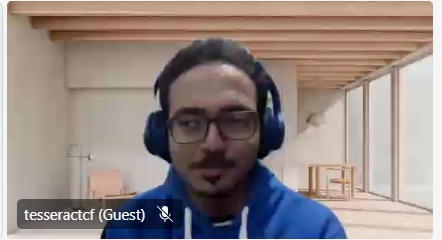
#> input picture Screenshot 2024-12-26 123543.png, 442 x 240 px, found by its file name
$ jupyter execute 'Lab_3_Trainees_Eigenvectors, Eigenvalues, Diagonalization, PCA, and SVD.ipynb'
#> lines starting #> are read from the running program, lines starting #| are printed output that depends on the picture
## Eigenvectors and Eigenvalues
### Use numpy only
#### Find eigenvalues and eigenvevtors of the following:

$$\begin{bmatrix} 1&0 \\ 0&2 \end{bmatrix}$$
$$\begin{bmatrix} 1&2 \\ 3&-4 \end{bmatrix}$$

[cell 1]
import numpy as np

[cell 2]
matrix = np.array([[1, 0], [0, 2]])
eigvals, eigvecs = np.linalg.eig(matrix)
print("Matrix 1")
print("Eig Values:\n", eigvals)
print("Eig Vectors:\n", eigvecs)
print()

[cell 3]
matrix =np.array([[1, 2], [3, -4]])
eigvals, eigvecs = np.linalg.eig(matrix)
print("Matrix 1")
print("Eig Values:\n", eigvals)
print("Eig Vectors:\n", eigvecs)
print()

## Diagonalization
- Use eigen decomposition of the second matrix from the above transformation matrices and apply it 10 times to a vector (-1,1).
- Make sure the same result will be obtained if we apply the original matrix 10 time. use <b>np.linalg.matrix_power()</b>

[cell 4]
matrix1 = np.array([[1, 0], [0, 2]])
matrix2 = np.array([[1, 2], [3, -4]])

eigvals1, eigvecs1 = np.linalg.eig(matrix1)
eigvals2, eigvecs2 = np.linalg.eig(matrix2)

[cell 5]
diagonal_matrix = np.diag(eigvals2)
inverse_eigvecs2 = np.linalg.inv(eigvecs2)
print("\nB Eig Values:\n", eigvals2)
print("B Eig Vectors:\n", eigvecs2)

[cell 6]
print("B Diagonal Matrix\n", diagonal_matrix)

[cell 7]
vector = np.array([[-1], [1]])
diag_result = eigvecs2 @ np.linalg.matrix_power(diagonal_matrix, 10) @ inverse_eigvecs2 @ vector
print("Using Diagonalization:")
print(diag_result)

[cell 8]
power_result = np.linalg.matrix_power(matrix2, 10) @ vector
print("Using power function:")
print(power_result)

# PCA Using Eigen Decomposition

### Create a matrix contains the following data

[cell 9]
matrix = np.array([[1, 2, 3, 4],
       [5, 5, 6, 7],
       [1, 4, 2, 3],
       [5, 3, 2, 1],
       [8, 1, 2, 2]])

matrix

### Step 1: Standardize the dataset (Subtract mean and divide by standard deviation).

[cell 10]
mean = np.mean(matrix, axis=0)
std_dev = np.std(matrix, axis=0)
print("mean : ",mean)
print("std  : ",std_dev)

[cell 11]
standardized_matrix = (matrix - mean) / std_dev
standardized_matrix

### Step 2: Calculate the covariance matrix for the features in the dataset.
#### Use the formula (X.T@X) / n then confirm using np.cov()

[cell 12]
matrix_centered = matrix - np.mean(matrix, axis=0)
n = matrix.shape[0]
cov_matrix_corrected = (matrix_centered.T @ matrix_centered) / (n - 1)
std_devs = np.std(matrix, axis=0, ddof=1)
correlation_matrix_formula = cov_matrix_corrected / np.outer(std_devs, std_devs)
correlation_matrix_np = np.corrcoef(matrix.T)

[cell 13]
print("Using the formula:")
print(correlation_matrix_formula)

[cell 14]
print("\nUsing np.corrcoef():")
print(correlation_matrix_np)

### Step 3: Calculate the eigenvalues and eigenvectors for the covariance matrix.
### Step 4: Sort eigenvalues and their corresponding eigenvectors.

[cell 15]
eigen_values, eigen_vectors = np.linalg.eig(cov_matrix_corrected)
sorted_indices = np.argsort(eigen_values)[::-1]
eigen_values_sorted = eigen_values[sorted_indices]
eigen_vectors_sorted = eigen_vectors[:, sorted_indices]

[cell 16]
print("Eigen Values:")
print(eigen_values_sorted)
print("\nEigen Vectors:")
print(eigen_vectors_sorted)

[cell 17]
print("\nEigen Vectors:")
print(eigen_vectors_sorted)

### Step 5: Pick k eigenvalues and form a matrix of eigenvectors.

#### Select the first 2 eigen vectors

[cell 18]
# Step 5:

eigen_vectors_selected = eigen_vectors_sorted[:, :2]
print("Selected Eigen Vectors:")
print(eigen_vectors_selected)

### Step 6:Transform the original matrix.

[cell 19]
### Step 6
X_transformed = matrix_centered @ eigen_vectors_selected
print("Transformed Data:")
print(X_transformed)

## SVD
### Repeat using SVD and compare the results

[cell 20]
U, S, V = np.linalg.svd(matrix_centered)

print("V (from SVD):")
print(V)

[cell 21]
print("\nSingular Values:")
print(S)

[cell 22]
print("\nU (from SVD):")
print(U)

[cell 23]
V_selected = V[:2, :]
matrix_transformed_svd = matrix_centered @ V_selected.T
print("Transformed Data using SVD:")
print(matrix_transformed_svd)

## Apply the SVD on images
- We will use the SVD to extract the more important features from the image
- Let’s start by loading an image in python and convert it to a Numpy array. We will convert it to grayscale to have one dimension per pixel. The shape of the matrix corresponds to the dimension of the image filled with intensity values: 1 cell per pixel.

[cell 24]
import matplotlib.pyplot as plt
from PIL import Image

plt.style.use('classic')
img = Image.open('Screenshot 2024-12-26 123543.png')
#> img is the input picture: PIL image 442x240 RGBA; mean R, G, B, A 148, 135.2, 130.8, 255
# convert image to grayscale
imggray = img.convert('LA')
# convert to numpy array
imgmat = np.array(list(imggray.getdata(band=0)), float)
# Reshape according to orginal image dimensions
imgmat.shape = (imggray.size[1], imggray.size[0])

plt.figure(figsize=(9, 6))
plt.imshow(imgmat, cmap='gray')
plt.show()
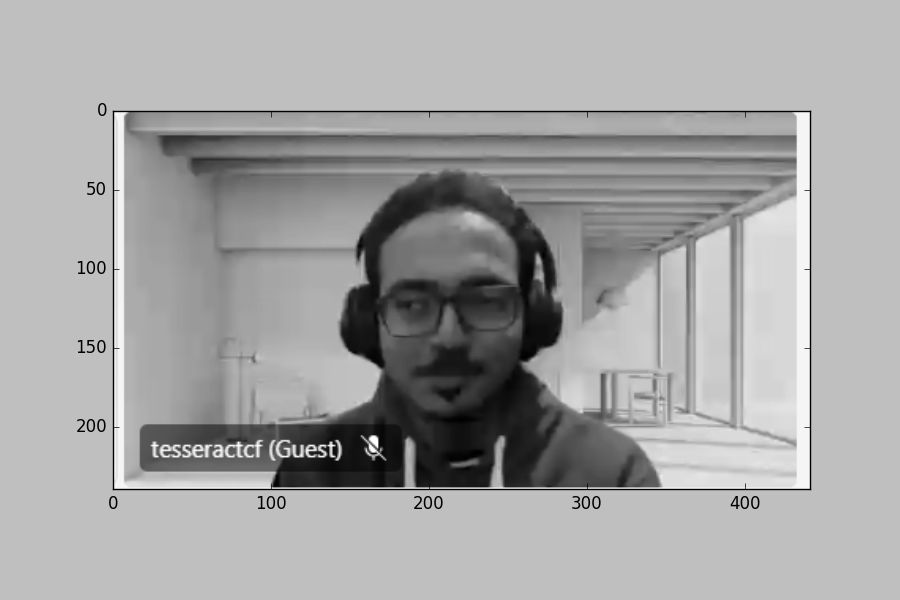
#> figure drawn by matplotlib, 1 panel

### Find SVD for the image data matrix (imgmat) and check the shape of the matrices (imgmat, U, D, and V.T)

[cell 25]
print(f"Shape of the image matrix (imgmat): {imgmat.shape}")
#| Shape of the image matrix (imgmat): (240, 442)

[cell 26]
U, D, Vt = np.linalg.svd(imgmat, full_matrices=False)
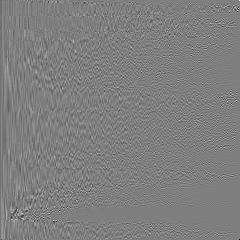
#> U: shape (240, 240) float64; min -0.707, max 0.707, mean -0.000221; drawn with min black and max white
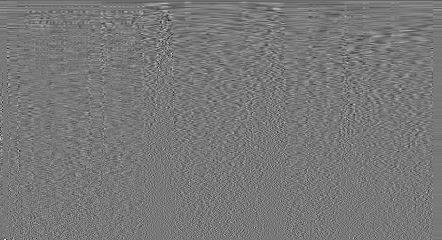
#> Vt: shape (240, 442) float64; min -0.388, max 0.432, mean -0.00025; drawn with min black and max white
#> D = 240 values, max 47579.4 at index 0, min 2.11e-11 at index 239, mean 466.9

[cell 27]
print(f"Shape of U: {U.shape}")
#| Shape of U: (240, 240)

[cell 28]
print(f"Shape of D: {D.shape}")
#| Shape of D: (240,)

[cell 29]
print(f"Shape of V.T: {Vt.shape}")
#| Shape of V.T: (240, 442)

### Remember:
#### D contains the singular values that need to be put into a diagonal matrix.
#### Principal components can be obtained from U columns and V.T rows.

#### The singular vectors and singular values are ordered with the first ones corresponding to the more variance explained. For this reason, using just the first few singular vectors and singular values will provide the reconstruction of the principal elements of the image.

### Reconstruct the image from the first 2 principal components

[cell 30]
U_reduced = U[:, :2]
#> U_reduced = 240 pairs, first value -0.104 to -0.042, second value -0.169 to 0.105
D_reduced = np.diag(D[:2])
#> D_reduced = [[47579.4, 0], [0, 7828.5]]
Vt_reduced = Vt[:2, :]

img_reconstructed = U_reduced @ D_reduced @ Vt_reduced
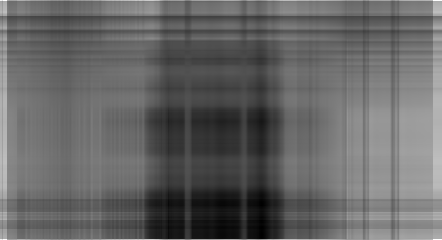
#> img_reconstructed: shape (240, 442) float64; min -14.82, max 371.1, mean 138.5; drawn with min black and max white
plt.figure(figsize=(12, 6))
plt.subplot(1, 2, 1)
plt.imshow(imgmat, cmap='gray')
plt.title('Original Image')
plt.axis('off')
plt.subplot(1, 2, 2)
plt.imshow(img_reconstructed, cmap='gray')
plt.title('Reconstructed Image (First 2 Principal Components)')
plt.axis('off')
plt.show()

### Reconstruct the image from the first 10 principal components

[cell 31]
U_reduced = U[:, :10]
D_reduced = np.diag(D[:10])
Vt_reduced = Vt[:10, :]
img_reconstructed = U_reduced @ D_reduced @ Vt_reduced
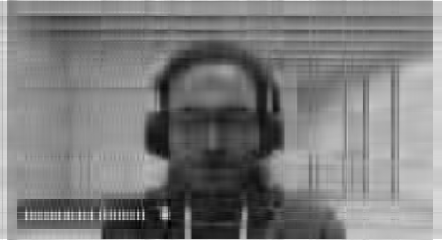
#> img_reconstructed: shape (240, 442) float64; min -18.61, max 302.2, mean 138.5; drawn with min black and max white

[cell 32]
plt.figure(figsize=(12, 6))
plt.subplot(1, 2, 1)
plt.imshow(imgmat, cmap='gray')
plt.title('Original Image')
plt.axis('off')
plt.subplot(1, 2, 2)
plt.imshow(img_reconstructed, cmap='gray')
plt.title('Reconstructed Image (First 10 Principal Components)')
plt.axis('off')

plt.show()

### Reconstruct the image from the first 50 principal components

[cell 33]
U_reduced = U[:, :50]
D_reduced = np.diag(D[:50])
Vt_reduced = Vt[:50, :]
img_reconstructed = U_reduced @ D_reduced @ Vt_reduced

[cell 34]
plt.figure(figsize=(12, 6))
plt.subplot(1, 2, 1)
plt.imshow(imgmat, cmap='gray')
plt.title('Original Image')
plt.axis('off')
plt.subplot(1, 2, 2)
plt.imshow(img_reconstructed, cmap='gray')
plt.title('Reconstructed Image (First 50 Principal Components)')
plt.axis('off')

plt.show()

### Reconstruct the image from the first 100 principal components

[cell 35]
U_reduced = U[:, :100]
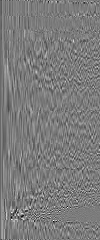
#> U_reduced: shape (240, 100) float64; min -0.438, max 0.46, mean -0.00053; drawn with min black and max white
D_reduced = np.diag(D[:100])
#> D_reduced: shape (100, 100) float64
Vt_reduced = Vt[:100, :]
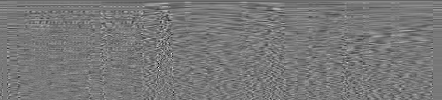
#> Vt_reduced: shape (100, 442) float64; min -0.388, max 0.432, mean -0.000599; drawn with min black and max white
img_reconstructed = U_reduced @ D_reduced @ Vt_reduced

[cell 36]
plt.figure(figsize=(12, 6))
plt.subplot(1, 2, 1)
plt.imshow(imgmat, cmap='gray')
plt.title('Original Image')
plt.axis('off')
plt.subplot(1, 2, 2)
plt.imshow(img_reconstructed, cmap='gray')
plt.title('Reconstructed Image (First 100 Principal Components)')
plt.axis('off')

plt.show()

### Reconstruct the image from the first 200 principal components

[cell 37]
U_reduced = U[:, :200]
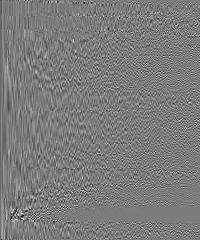
#> U_reduced: shape (240, 200) float64; min -0.438, max 0.46, mean -0.000265; drawn with min black and max white
D_reduced = np.diag(D[:200])
#> D_reduced: shape (200, 200) float64
Vt_reduced = Vt[:200, :]
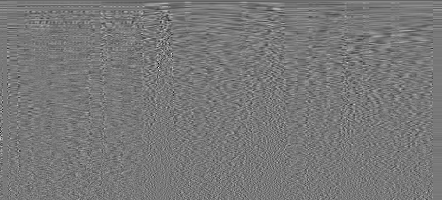
#> Vt_reduced: shape (200, 442) float64; min -0.388, max 0.432, mean -0.000299; drawn with min black and max white
img_reconstructed = U_reduced @ D_reduced @ Vt_reduced

[cell 38]
plt.figure(figsize=(12, 6))
plt.subplot(1, 2, 1)
plt.imshow(imgmat, cmap='gray')
plt.title('Original Image')
plt.axis('off')
plt.subplot(1, 2, 2)
plt.imshow(img_reconstructed, cmap='gray')
plt.title('Reconstructed Image (First 100 Principal Components)')
plt.axis('off')

plt.show()

### What are the maximum number of components that you can use to reconstruct the image without loosing any information.
### Reconstruct the image using these components and compare the quality with the original image.
### Explain why did you choose this number.
### Can we use 500 principal components to reconstruct the image? Why?

[cell 39]
U, D, Vt = np.linalg.svd(imgmat, full_matrices=False)
U_full = U[:, :]
D_full = np.diag(D[:])
Vt_full = Vt[:,:]
img_reconstructed_full = U_full @ D_full @ Vt_full
plt.figure(figsize=(12, 6))
plt.subplot(1, 2, 1)
plt.imshow(imgmat, cmap='gray')
plt.title('Original Image')
plt.axis('off')
plt.subplot(1, 2, 2)
plt.imshow(img_reconstructed_full, cmap='gray')
plt.title('Reconstructed Image (All Components)')
plt.axis('off')

plt.show()

[cell 40]
# Original image
plt.subplot(1, 2, 1)
plt.imshow(imgmat, cmap='gray')
plt.title('Original Image')
plt.axis('off')
plt.show()

## PCA Practical Exercise
- In this example we will use a real data and apply PCA as a dimensionality reduction method.
- <b>Note that,</b> in the following exercise we will use the numpy linear algebra package and numpy arrays to perform our task. However, in the future you will use <b>sklearn ML library and pandas data frame</b> which are more practically used in the work environment.

### Use the following code to load your data and print out its description

[cell 41]
from sklearn.datasets import load_breast_cancer

cancer = load_breast_cancer()

print(cancer.keys())

print(cancer['DESCR'])

### Use the following code to save the input features into numpy array

[cell 42]
Data = cancer['data']

### Check out the shape of the data matrix

[cell 43]
Data.shape

### Display a scatter plot between the first feature (first column. i.e. index 0) and the second feature (second column. i.e. index 1)

[cell 44]
import matplotlib.pyplot as plt

x1 = cancer.data[:, 0]
x2 = cancer.data[:, 1]


plt.figure(figsize=(8, 6))
plt.scatter(x1, x2 )
plt.show()

### Display a scatter plot between the first feature (first column. i.e. index 0) and the 23rd feature (23rd column. i.e. index 22)

[cell 45]
x1 = Data[:, 0]
x23 = Data[:, 22]
plt.figure(figsize=(8, 6))
plt.scatter(x1, x23)
plt.show()

### Display a scatter plot between any other two features (columns of your chice)

[cell 46]
x_feature = Data[:, 4]
y_feature = Data[:, 6]
plt.scatter(x_feature, y_feature)
plt.show()

### Standrdize the data (Subtract mean and divide by standard deviation ddof = 0)

[cell 47]
cancer = load_breast_cancer()
Data = cancer['data']


mean = np.mean(Data, axis=0)
std = np.std(Data, axis=0, ddof=0)


standardized_data = (Data - mean) / std


print("Mean:\n", mean)
print("\nStandard Deviation:\n", std)
print("\nStandardized Data:\n", standardized_data)

### Find the covariance matrix of the standardized data and print its shape ddof = 0

[cell 48]
cov_matrix = np.cov(standardized_data, rowvar=False, ddof=0)
print("Covariance Matrix:\n", cov_matrix)
print("\nShape of Covariance Matrix:", cov_matrix.shape)

### Find eigen values and eigen vectors of the covariance matrix and print eigen values.

[cell 49]
eigen_values, eigen_vectors = np.linalg.eig(cov_matrix)

[cell 50]
print("Eigenvalues:\n", eigen_values)

### How much explained variance if we used 2,3,4,5,6 principal components?
### Can you guess the major principal components?

[cell 51]
total_variance = np.sum(eigen_values)
sorted_eigen_values = np.sort(eigen_values)[::-1]
explained_variance_2 = np.sum(sorted_eigen_values[:2]) / total_variance * 100
explained_variance_3 = np.sum(sorted_eigen_values[:3]) / total_variance * 100
explained_variance_4 = np.sum(sorted_eigen_values[:4]) / total_variance * 100
explained_variance_5 = np.sum(sorted_eigen_values[:5]) / total_variance * 100
explained_variance_6 = np.sum(sorted_eigen_values[:6]) / total_variance * 100

print("Explained variance % (2 PCs):", explained_variance_2)

[cell 52]
print("Explained variance % (3 PCs):", explained_variance_3)

[cell 53]
print("Explained variance % (4 PCs):", explained_variance_4)

[cell 54]
print("Explained variance % (5 PCs):", explained_variance_5)

[cell 55]
print("Explained variance % (6 PCs):", explained_variance_6)

### Use the first two PCs and transform you data (using projection)

[cell 56]
eigen_vectors_2pc = eigen_vectors[:, :2]
transformed_data_2pc = np.dot(standardized_data, eigen_vectors_2pc)
print("Transformed data (first 2 PCs):")
print(transformed_data_2pc[:5])
print("Shape of transformed data:", transformed_data_2pc.shape)

### Show a scatter plot of the transformed data (Notice the graph)

[cell 57]
plt.figure(figsize=(8, 6))
plt.scatter(transformed_data_2pc[:, 0], transformed_data_2pc[:, 1])
plt.show()
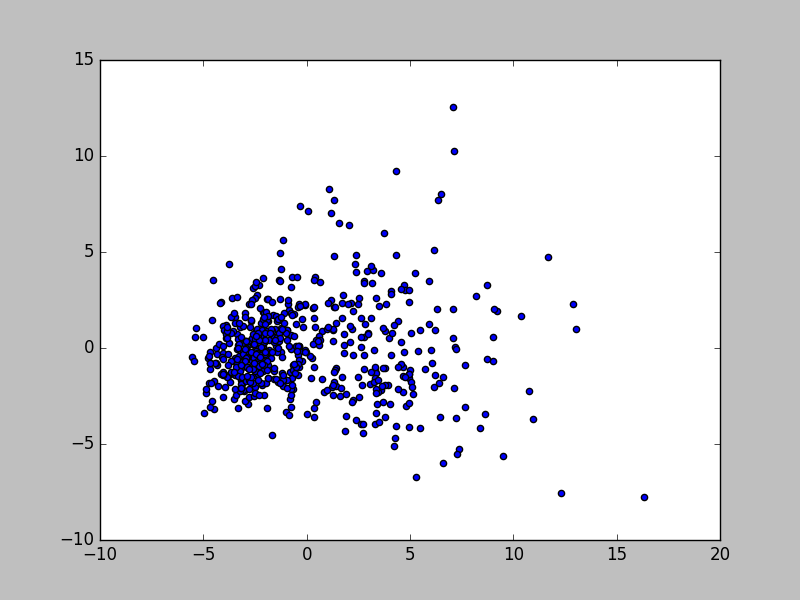
#> figure drawn by matplotlib, 1 panel
